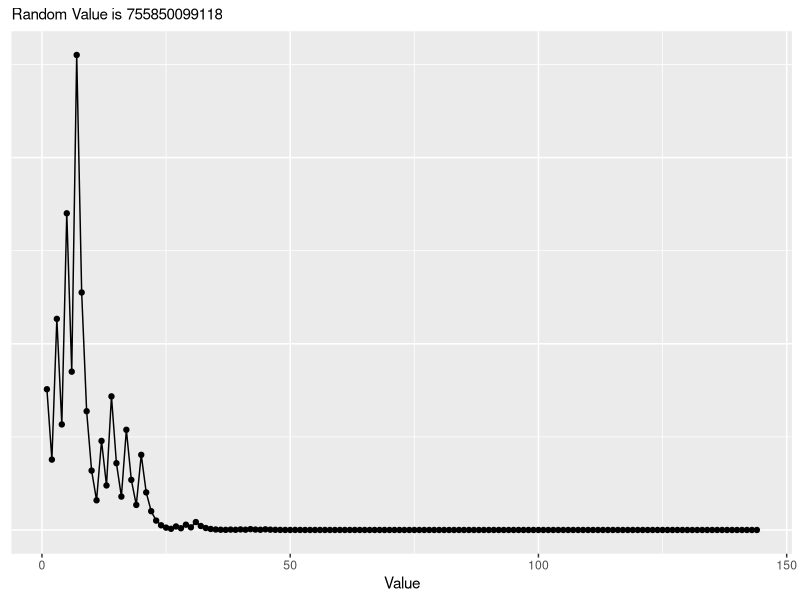

The R source for this figure:
#HASSE'S ALGORITHM
library(dplyr)
library(ggplot2)
a= sample.int(1e+12, 1)
b= list(c(a))
i=1
while(a!=1){
  if(a%%2==0){
    a <- a/2
    b[i]<- c(a)
    i <- i+1
    
  }
  else{
    a <- (a*3)+1
    b[i] <- a
    i<- i+1
  }
  
  }
b <- unlist(b)
plot <- as_tibble(b) %>% ggplot(aes(x=seq(1,length(b)),y=b)) + 
  geom_line(stat='identity') + 
  geom_point()+ labs(x=" Value ",subtitle =sprintf('Random Value is %s',b[1]))+
  theme(axis.title.y = element_blank(),
        axis.text.y = element_blank(),
        axis.ticks.y = element_blank())
plot
